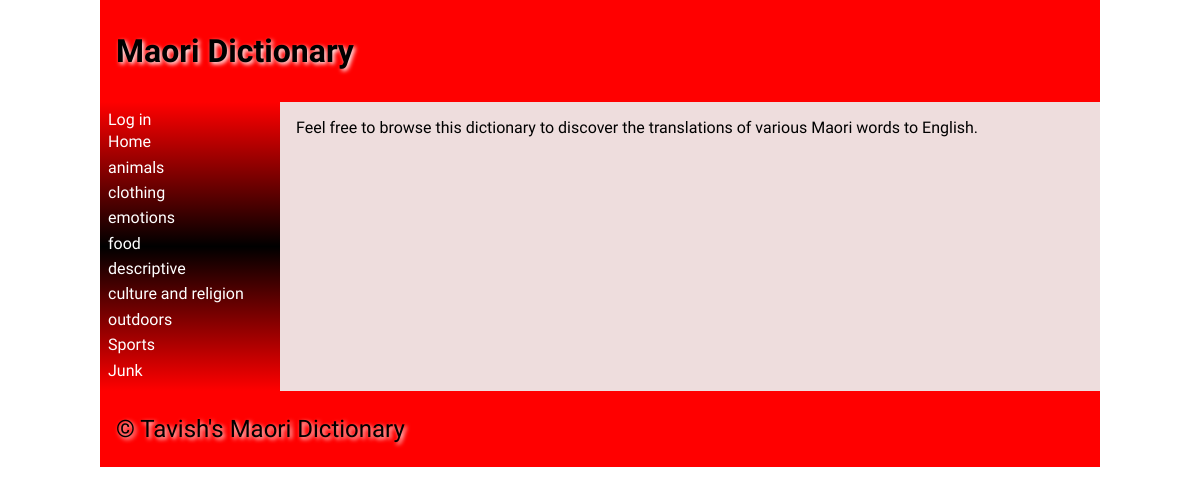
Before: / with the older database file.
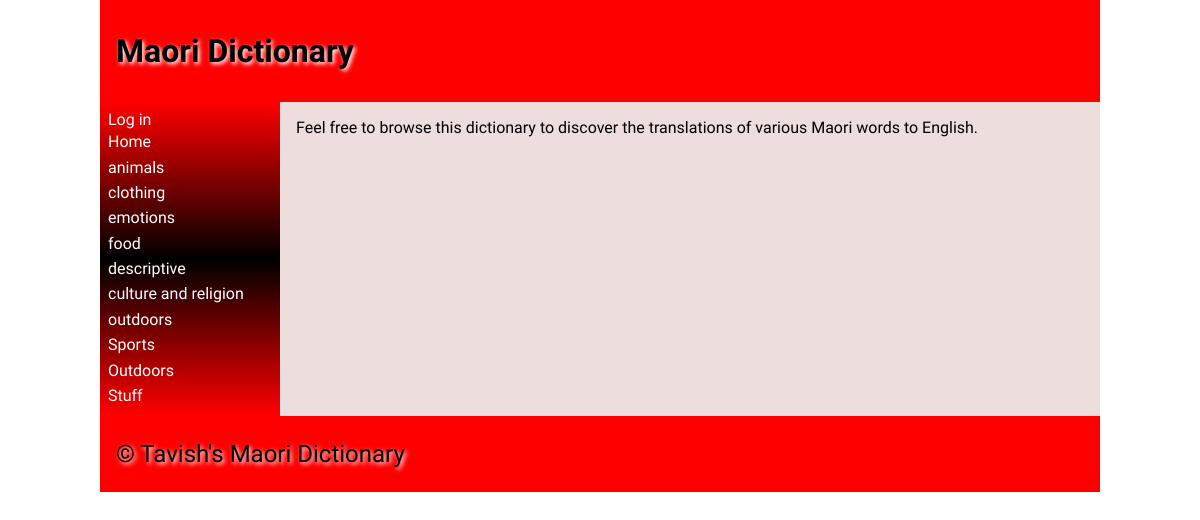
After: the same page with the newer database file.
### tables this page shows
CREATE TABLE "categories"
(
    id       integer
        constraint category_pk
            primary key autoincrement,
    category varchar(30)
);

### app.py (the view)
@app.route('/')
def render_homepage():
    con = create_connection(DB_NAME)
    query = "SELECT category, id FROM categories" #selects relevant info from the right table
    cur = con.cursor()
    cur.execute(query)
    categories_list = cur.fetchall()
    con.close()
    return render_template("home.html", logged_in=is_logged_in(), categories=categories_list) #displays the html

### app.py (called while the page is built)
def is_logged_in():
    if session.get('email') is None:
        print('Not logged in')
        return False
    else:
        print('Logged in')
        return True

def create_connection(db_file):
   try:
       connection = sqlite3.connect(db_file)
       connection.execute('pragma foreign_keys=ON')
       return connection
   except Error as e:
       print(e)
   return None

### templates/home.html (shortened to what this page needs)
{% extends "base.html" %}
{%block heading%} Maori Dictionary {% endblock %}
{% block main %}
Feel free to browse this dictionary to discover the translations of various Maori words to English.
{% endblock %}

### templates/base.html (shortened to what this page needs)
<!doctype html>
<html lang="en">
<head>
	<link href="{{ url_for('static', filename='css/style.css') }}" rel="stylesheet">
</head>
<body>
	<div id="container">
		<header>
			<h1>{% block heading %}{% endblock %}</h1>
		</header>
		<nav>
            {% if logged_in %}
                <a href="/logout">Log out</a>
            {% else %}
                <a href="/login">Log in</a>
            {% endif %}
			<ul>
                <li><a href="\">Home</a></li>
				<div id="categories">
					{% for categories in categories %}
					<div class = "product-box">
						<li><a href = '/words'>{{ categories[0] }}</a></li>
					</div>
        			{% endfor %}
					</div>
			</ul>
		</nav>
		<main>
            {% block main%}{% endblock %}
        </main>
		<footer>
			<p>
				&copy; Tavish's Maori Dictionary
			</p>
		</footer>
	</div>
</body>
</html>

Changed rows visible on the page:
removed categories: category "Junk"
added categories: category "Outdoors"
added categories: category "Stuff"
